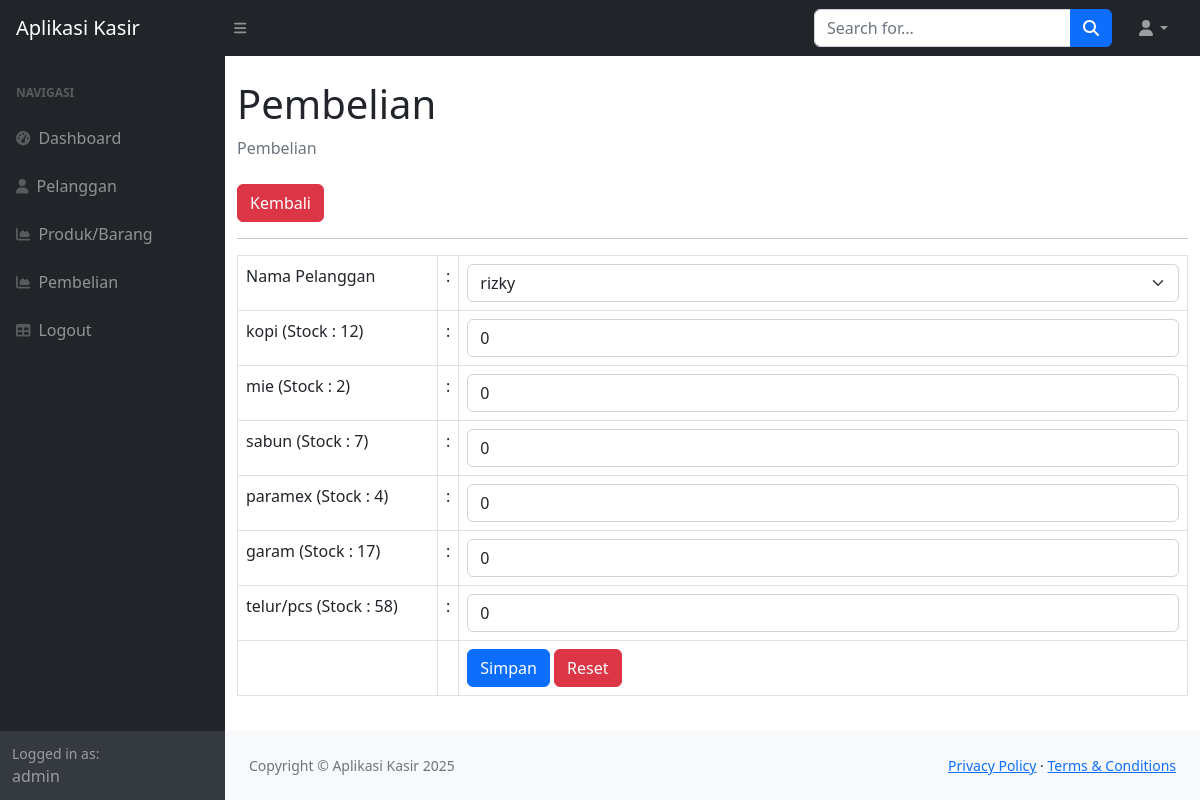
/kasir_ukk/ukkkasir/index.php?page=pembelian_tambah (signed in), run on the app's committed database.
### tables this page shows
CREATE TABLE `produk` (
  `id_produk` int NOT NULL,
  `nama_produk` varchar(255) DEFAULT NULL,
  `harga` int DEFAULT NULL,
  `stock` int DEFAULT NULL
);

### kasir_ukk/ukkkasir/pembelian_tambah.php (the view, shortened to what this page needs)
<div class="container-fluid">
                    <h1 class="mt-4">Pembelian</h1>
                    <ol class="breadcrumb mb-4">
                        <li class="breadcrumb-item active">Pembelian</li>
                    </ol>
                    <a href="?page=pembelian" class="btn btn-danger">Kembali</a>
                    <hr>
                    <form method="post">
                        <table class="table table-bordered">
                            <tr>
                                <td width="200">Nama Pelanggan</td>
                                <td width="1">:</td>
                                <td>
                                    <select class="form-control form-select" name="id_pelanggan">
                                        <?php
                                        $p = mysqli_query($koneksi, "SELECT*FROM pelanggan");
                                        while($pel = mysqli_fetch_array($p)){
                                            ?>
                                            <option value="<?php echo $pel['id_pelanggan'];?>"><?php echo $pel['nama_pelanggan'];?></option>
                                            <?php
                                        }
                                        ?>
                                    </select>
                                </td>
                            </tr>
                            <?php
                                  $pro = mysqli_query($koneksi, "SELECT*FROM produk");
                                  while($produk = mysqli_fetch_array($pro)){
                            ?>
                            <tr>
                                <td><?php echo $produk['nama_produk'] . ' (Stock : '.$produk['stock'].') '; ?></td>
                                <td>:</td>
                                <td><input class="form-control" type="number"
                                step="0" value="0" max="<?php echo $produk['stock']; ?>" name="produk[<?php  echo $produk['id_produk'];?>]">
                                </td>
                            </tr>
                            <?php
                                }
                                ?>
                            <tr>
                                <td></td>
                                <td></td>
                                <td>
                                    <button type="submit" class="btn btn-primary">Simpan</button>
                                    <button type="reset" class="btn btn-danger">Reset</button>
                                </td>
                            </tr>
                        </table>
                    </form>
                </div>

### data on the page
produk: nama_produk "kopi", stock "12"
produk: nama_produk "mie", stock "2"
produk: nama_produk "sabun", stock "7"
produk: nama_produk "paramex", stock "4"
produk: nama_produk "garam", stock "17"
produk: nama_produk "telur/pcs", stock "58"

### other printed values
$_SESSION['user']['nama'] "admin"
form field id_pelanggan "rizky"
